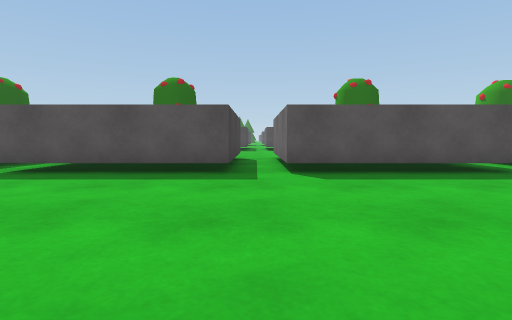
View 1 (above)

24 first-person views from a walk through a Unity game level. The camera is 0.59 m above the floor, tilts 4° down and sees 80° across. The floor is counted in squares, 1 m on a side. Each view is taken from the middle of a square. On the plan, view 1 faces up. The plan holds only what a view shows up to about 9 squares ahead; the rest is blank. The place goes on beyond the plan. Some animated figures are not drawn.

View 2
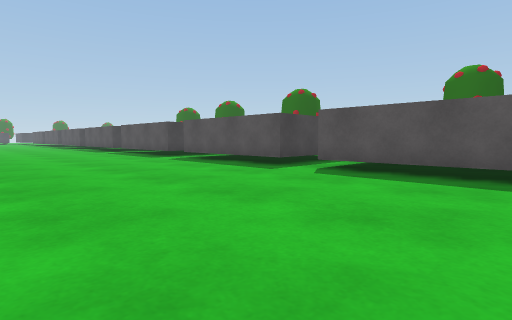

View 3
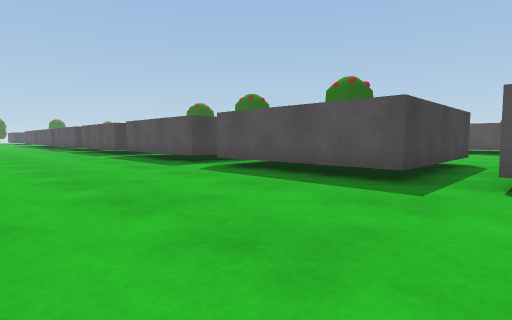

View 4
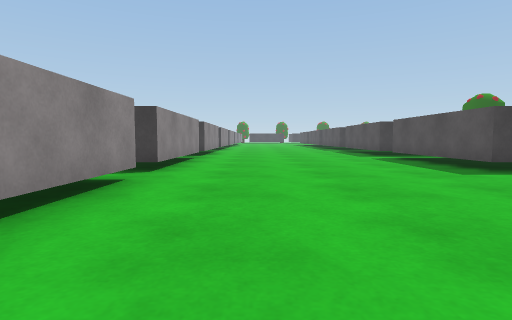

View 5
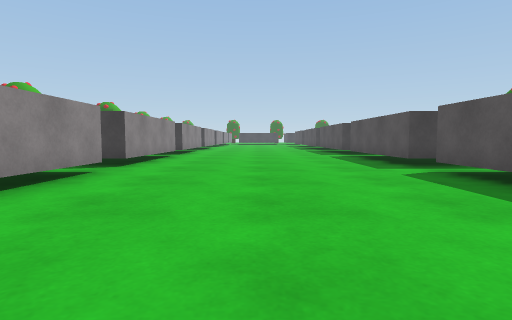

View 6
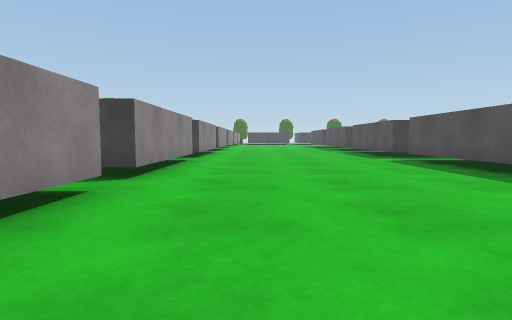

View 7
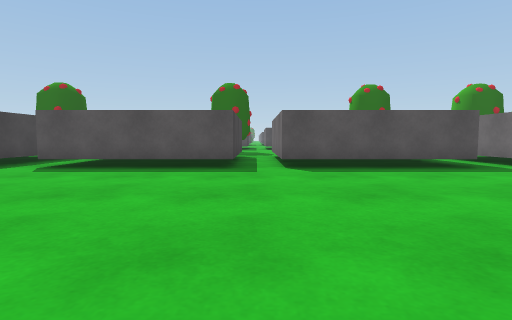

View 8
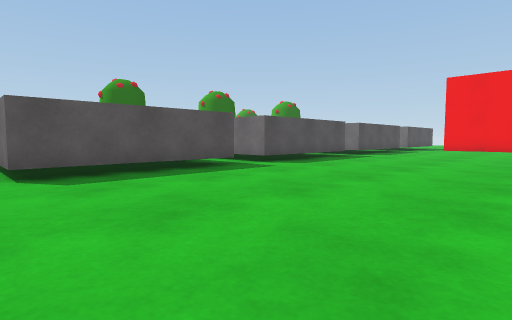

View 9
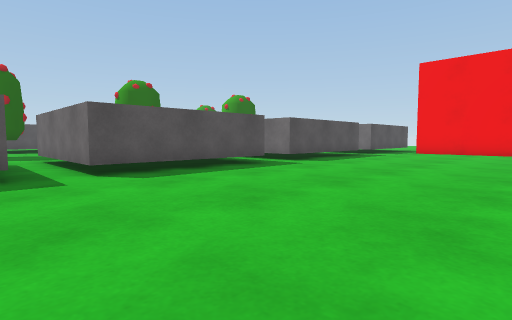

View 10
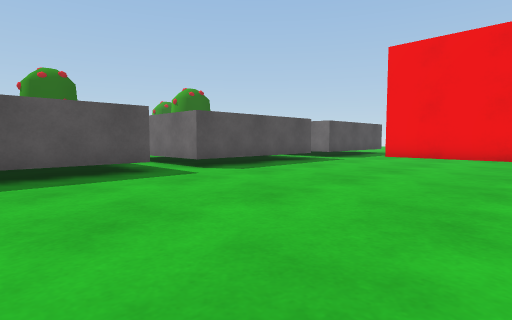

View 11
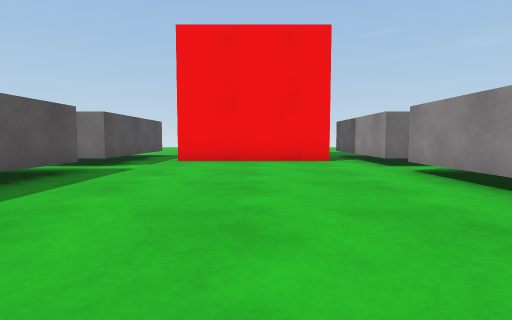

View 12
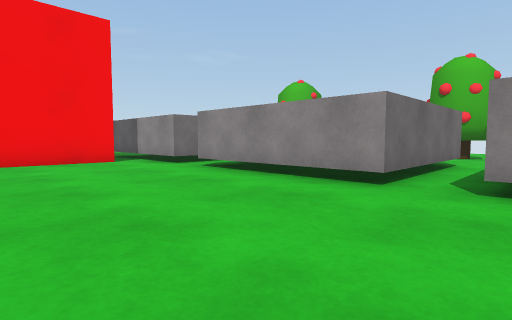

View 13
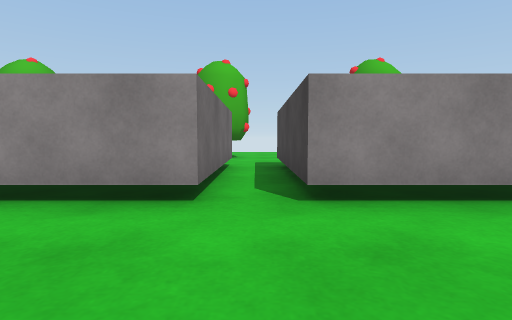

View 14
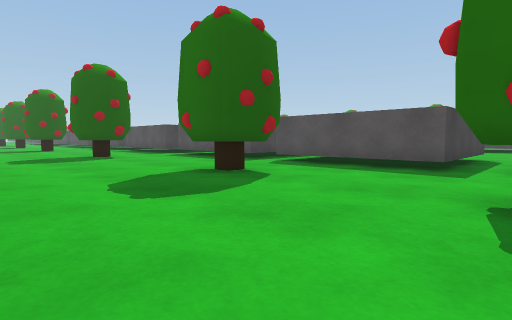

View 15
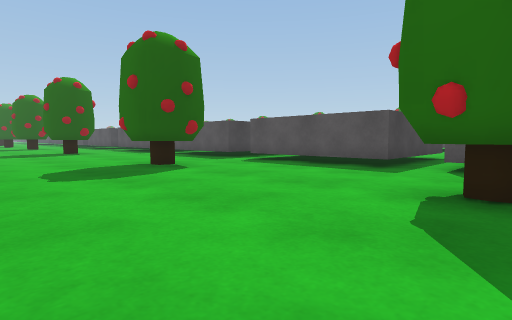

View 16
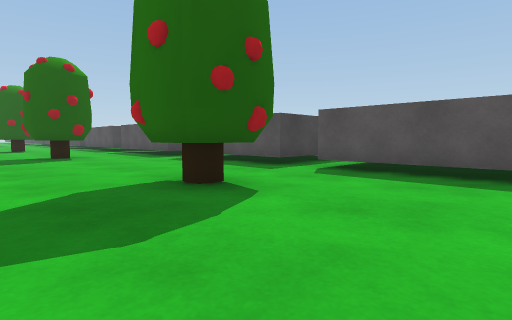

View 17
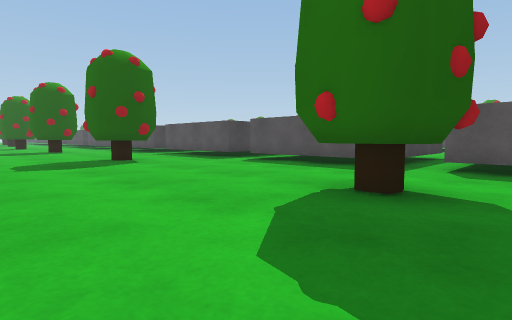

View 18
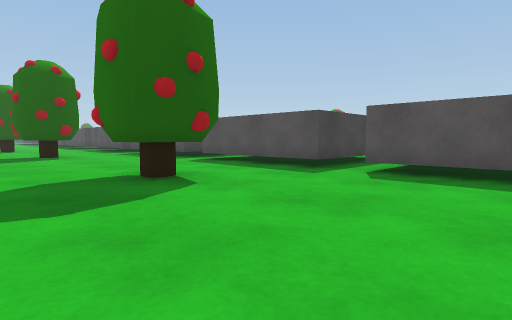

View 19
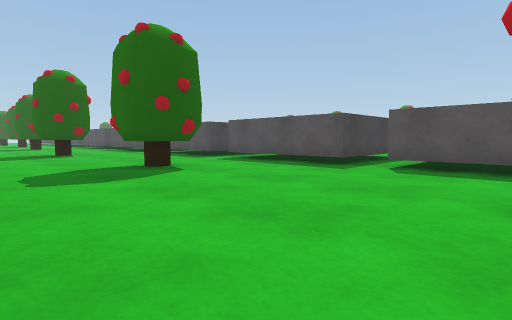

View 20
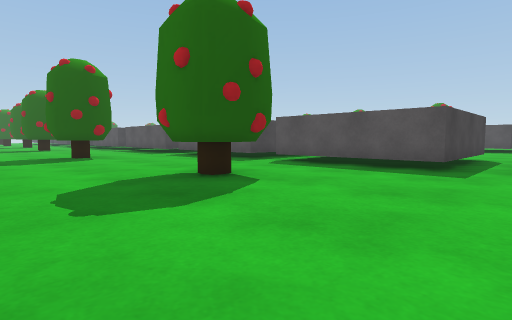

View 21
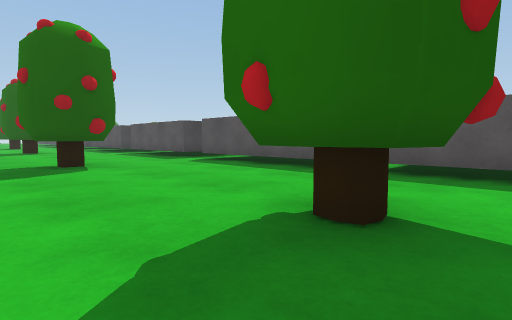

View 22
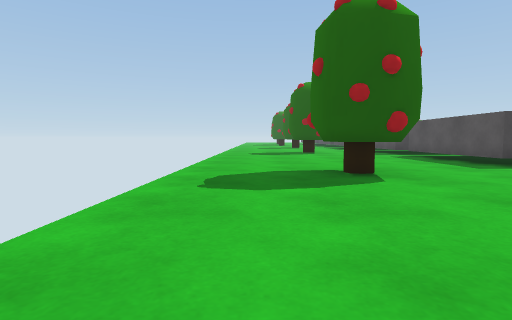

View 23
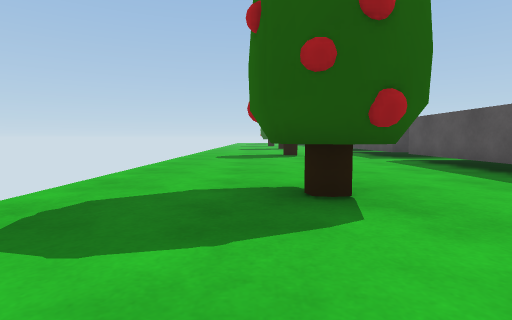

View 24
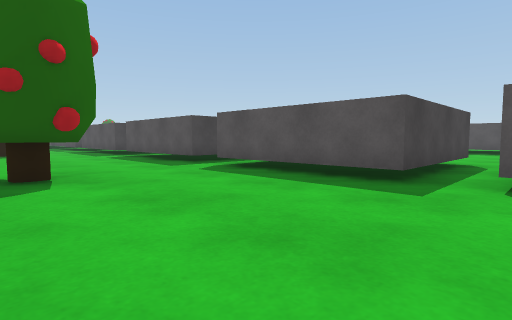

### Floor plan
Points are (right, up) in squares from view 1. A wall is a line through its corners. A room is listed if a view was taken in it or the views show most of it. See-through windows are left out.
Room 1 (views 1, 2, 3, 4, 5, 6, 8, 9, 10, 11, 12, 13)
walls: (4.5, 7.6) (4.5, 5.2) (0.5, 5.2) (0.5, 9); (-0.5, 8.6) (-0.5, 5.2) (-4.5, 5.2); (9.6, 5.2) (5.5, 5.2) (5.5, 8); (-5.5, 9.2) (-5.5, 5.2) (-9.5, 5.2); (-9.5, -0.8) (-7, -0.8); (-10.5, 6.1) (-10.5, 5.2) (-14.5, 5.2); (12.6, -0.8) (14.5, -0.8); (14.6, 5.2) (10.5, 5.2) (10.5, 9.2); (15.5, -0.8) (19.6, -0.8); (-14.5, -0.8) (-10.5, -0.8); (-15.5, 5.9) (-15.5, 5.2) (-19.5, 5.2); (19.6, 5.2) (15.5, 5.2) (15.5, 7.4); (20.5, -0.8) (22.5, -0.8); (-19.5, -0.8) (-15.5, -0.8); (22, 0) (22, 4.1); (22.5, 5.2) (20.5, 5.2) (20.5, 5.9)
ways out: opening at (-15, -1) to room 2; opening at (-10, -1) to room 2; opening at (-5, -1) to room 2; opening at (5, -1) to room 2; opening at (15, -1) to room 2; opening at (20, -1) to room 2; opening at (-5, 9); opening at (0, 9); opening at (10, 9)
Room 2 (views 7, 14, 15, 16, 17, 18, 19, 20, 21, 22, 23, 24)
walls: (-0.5, -2.6) (-0.5, -4.8) (-4.5, -4.8); (4.5, -0.8) (4.5, -4.8) (0.5, -4.8); (-5.5, -0.8) (-5.5, -4.8) (-9.5, -4.8); (9.5, -0.8) (9.5, -4.8) (5.5, -4.8); (15.5, -4.9) (15.5, -0.8); (-10.5, -0.8) (-10.5, -4.8) (-14.5, -4.8); (14.5, -0.8) (14.5, -4.8) (10.5, -4.8); (-15.5, -3.9) (-15.5, -4.8) (-19.5, -4.8); (-15.5, -0.8) (-15.5, -1.4); (20.5, -1.5) (20.5, -0.8)
ways out: opening at (-15, -1) to room 1; opening at (-10, -1) to room 1; opening at (-5, -1) to room 1; opening at (5, -1) to room 1; opening at (15, -1) to room 1; opening at (20, -1) to room 1
objects: other object (-15, -9) to (-14, -8); other object (-9, -8) to (-8, -7); other object (-2, -8) to (-1, -7); other object (5, -8) to (6, -7); other object (11, -8) to (12, -7); other object (16, -8) to (17, -7); other object (21, -8) to (22, -7)

Positions as (right, up) in squares from view 1, and headings:
1: (0, 0), facing up
2: (-1, 0), facing up-left
3: (-4, 1), facing up-left
4: (-5, 1), facing left
5: (-9, 2), facing left
6: (-11, 1), facing left
7: (5, -1), facing up
8: (5, 0), facing up-right
9: (9, 0), facing up-right
10: (12, 0), facing up-right
11: (14, 2), facing right
12: (14, 3), facing down-right
13: (15, 2), facing down
14: (16, -11), facing up-left
15: (12, -11), facing up-left
16: (9, -10), facing up-left
17: (7, -11), facing up-left
18: (3, -10), facing up-left
19: (-2, -11), facing up-left
20: (-4, -11), facing up-left
21: (-7, -10), facing up-left
22: (-9, -10), facing left
23: (-11, -9), facing left
24: (-9, -9), facing up-left
